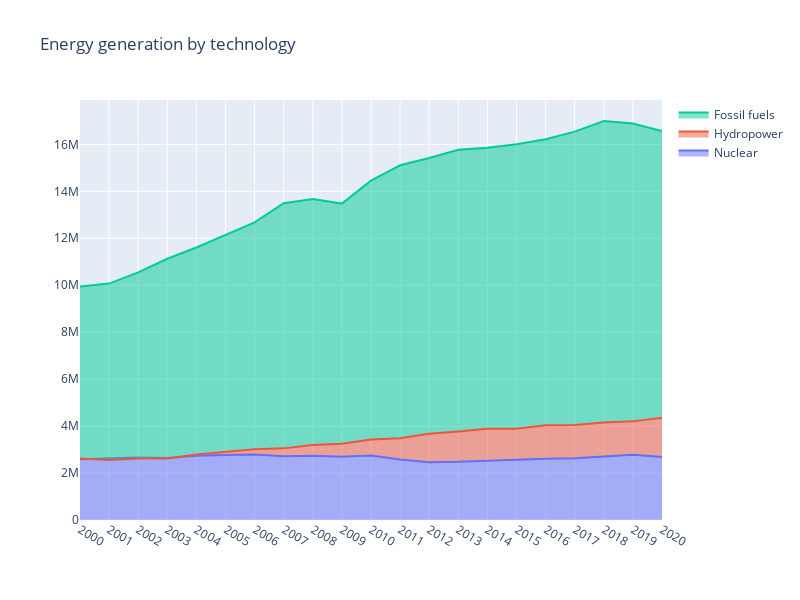

The code cell stored with this chart in its notebook:
### Code cell
fig4 = go.Figure()

fig4.add_trace(go.Scatter(
        x= df_wide['Year'], y = df_wide['Nuclear'],
        name = 'Nuclear',
        mode = 'lines',
        fill = 'tonexty'))
fig4.add_trace(go.Scatter(
        x= df_wide['Year'], y = df_wide['Hydropower'],
        name = 'Hydropower',
        mode = 'lines',
        fill = 'tonexty'))
fig4.add_trace(go.Scatter(
        x= df_wide['Year'], y = df_wide['Fossil fuels'], 
        name = 'Fossil fuels',
        mode = 'lines',
        fill = 'tonexty'))
fig4.update_layout(
        title = "Energy generation by technology", 
        width = 800, height = 600)

fig4.show()

### Figure 1 — Plotly figure (JSON) as saved in the notebook; plotly's stock layout.template omitted (floating-point values rounded to 4 significant figures)
{"data": [{"fill": "tonexty", "mode": "lines", "name": "Nuclear", "type": "scatter", "x": ["2000", "2001", "2002", "2003", "2004", "2005", "2006", "2007", "2008", "2009", "2010", "2011", "2012", "2013", "2014", "2015", "2016", "2017", "2018", "2019", "2020"], "y": [2588000.0, 2636000.0, 2661000.0, 2638000.0, 2741000.0, 2769000.0, 2792000.0, 2720000.0, 2735000.0, 2693000.0, 2750000.0, 2577000.0, 2460000.0, 2477000.0, 2533000.0, 2570000.0, 2606000.0, 2633000.0, 2709000.0, 2782000.0, 2679000.0]}, {"fill": "tonexty", "mode": "lines", "name": "Hydropower", "type": "scatter", "x": ["2000", "2001", "2002", "2003", "2004", "2005", "2006", "2007", "2008", "2009", "2010", "2011", "2012", "2013", "2014", "2015", "2016", "2017", "2018", "2019", "2020"], "y": [2618000.0, 2554000.0, 2618000.0, 2619000.0, 2791000.0, 2902000.0, 3014000.0, 3051000.0, 3199000.0, 3249000.0, 3426000.0, 3484000.0, 3673000.0, 3775000.0, 3889000.0, 3882000.0, 4034000.0, 4052000.0, 4153000.0, 4201000.0, 4356000.0]}, {"fill": "tonexty", "mode": "lines", "name": "Fossil fuels", "type": "scatter", "x": ["2000", "2001", "2002", "2003", "2004", "2005", "2006", "2007", "2008", "2009", "2010", "2011", "2012", "2013", "2014", "2015", "2016", "2017", "2018", "2019", "2020"], "y": [9951000.0, 10070000.0, 10550000.0, 11130000.0, 11610000.0, 12160000.0, 12670000.0, 13490000.0, 13680000.0, 13480000.0, 14450000.0, 15110000.0, 15420000.0, 15770000.0, 15850000.0, 16010000.0, 16220000.0, 16540000.0, 17000000.0, 16890000.0, 16570000.0]}], "layout": {"height": 600, "title": {"text": "Energy generation by technology"}, "width": 800}}
